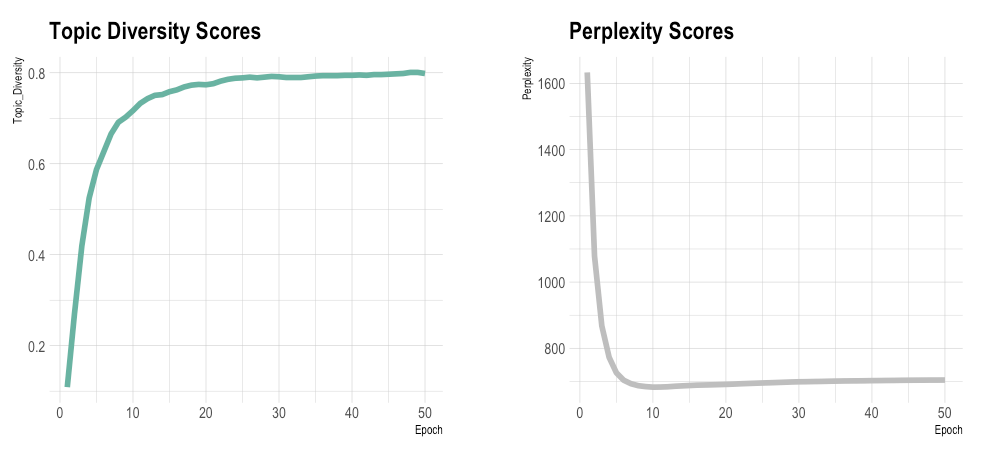

Recreate this plot in R.
library(readr)
library(patchwork) # To display 2 charts together
library(hrbrthemes)
LDAall_ouput <- read_csv("Desktop/github/EdTM/LDA/LDAall_ouput.csv")
names(LDAall_ouput)[2] <- "Topic_Diversity"
library(ggplot2)
# Most basic line chart
diversity_plot <- ggplot(LDAall_ouput , aes(x=Epoch, y=Topic_Diversity)) +
  geom_line(color="#69b3a2", size=2) +
  ggtitle("Topic Diversity Scores") +
  theme_ipsum()

perplexity_plot <- ggplot(LDAall_ouput , aes(x=Epoch, y=Perplexity)) +
  geom_line(color="grey",size=2) +
  ggtitle("Perplexity Scores") +
  theme_ipsum()

# Display both charts side by side thanks to the patchwork package
diversity_plot + perplexity_plot
